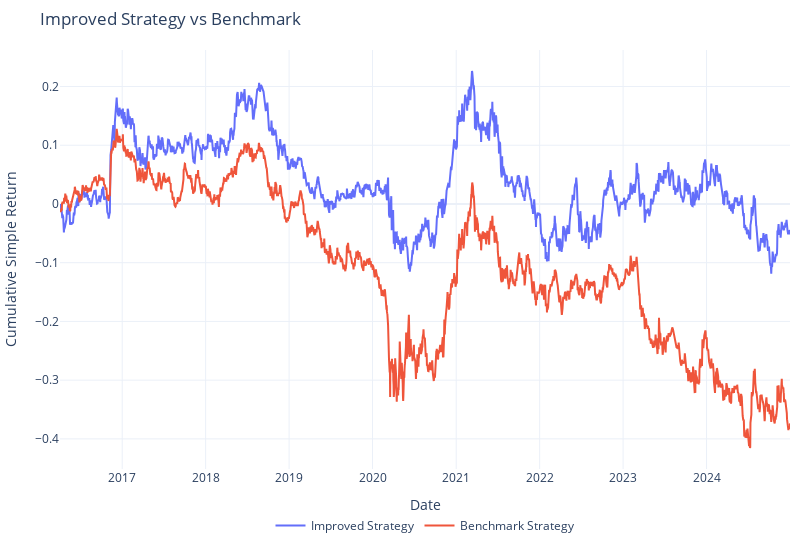

Write notebook code for a chart like this one.
### Code cell
fig = go.Figure()


fig.add_trace(
    go.Scatter(
        x = portfolio_returns.index[120:],
        y = portfolio_returns.iloc[120:,:]['cumulative_return'],
        name = 'Improved Strategy'
    )
)

fig.add_trace(
    go.Scatter(
        x = baseline_strategy.index[120:],
        y = baseline_strategy.iloc[120:,:]['cumulative_returns'],
        name = 'Benchmark Strategy',
    )
)


fig.update_layout(title = 'Improved Strategy vs Benchmark',
                  showlegend=True,
                  margin=dict(l=10, r=10, t=50, b=10),
                  legend=dict(orientation="h",yanchor="top",y=-0.1,xanchor="center",x=0.5),
                  width = 800,height = 550,
                  xaxis_title = 'Date',
                  xaxis=dict(title_standoff=3),
                  template = 'plotly_white'
                )
fig.update_yaxes(title = 'Cumulative Simple Return')
fig.update_xaxes(title = 'Date')
fig.show()

### Figure 1 — Plotly figure (JSON) as saved in the notebook; plotly's stock layout.template omitted (floating-point values rounded to 4 significant figures; data arrays with more than 128 entries replaced by an {"elided": "..."} marker saying what was removed)
{"data": [{"name": "Improved Strategy", "type": "scatter", "x": {"elided": "2202 str values"}, "y": {"elided": "2202 float values"}}, {"name": "Benchmark Strategy", "type": "scatter", "x": {"elided": "2202 str values"}, "y": {"elided": "2202 float values"}}], "layout": {"height": 550, "legend": {"orientation": "h", "x": 0.5, "xanchor": "center", "y": -0.1, "yanchor": "top"}, "margin": {"b": 10, "l": 10, "r": 10, "t": 50}, "showlegend": true, "title": {"text": "Improved Strategy vs Benchmark"}, "width": 800, "xaxis": {"title": {"text": "Date"}}, "yaxis": {"title": {"text": "Cumulative Simple Return"}}}}
